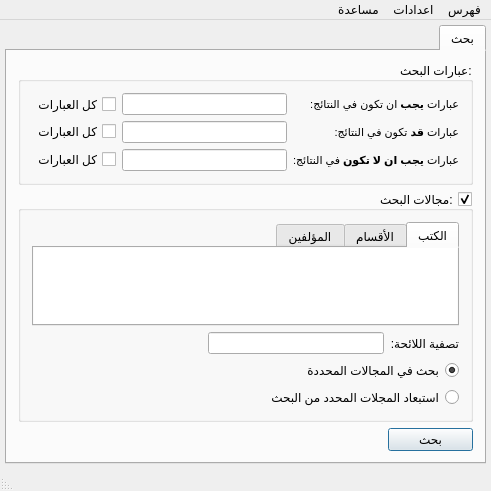
<?xml version="1.0" encoding="UTF-8"?>
<ui version="4.0">
 <class>MainWindow</class>
 <widget class="QMainWindow" name="MainWindow">
  <property name="geometry">
   <rect>
    <x>0</x>
    <y>0</y>
    <width>491</width>
    <height>491</height>
   </rect>
  </property>
  <property name="windowTitle">
   <string>MainWindow</string>
  </property>
  <property name="windowIcon">
   <iconset resource="resources.qrc">
    <normaloff>:/bin/data/images/find.png</normaloff>:/bin/data/images/find.png</iconset>
  </property>
  <property name="layoutDirection">
   <enum>Qt::RightToLeft</enum>
  </property>
  <property name="locale">
   <locale language="Arabic" country="SaudiArabia"/>
  </property>
  <widget class="QWidget" name="centralWidget">
   <layout class="QHBoxLayout" name="horizontalLayout_2">
    <property name="spacing">
     <number>5</number>
    </property>
    <property name="margin">
     <number>5</number>
    </property>
    <item>
     <widget class="QTabWidget" name="tabWidget">
      <property name="autoFillBackground">
       <bool>true</bool>
      </property>
      <property name="currentIndex">
       <number>0</number>
      </property>
      <property name="iconSize">
       <size>
        <width>22</width>
        <height>16</height>
       </size>
      </property>
      <widget class="QWidget" name="searchTab">
       <attribute name="icon">
        <iconset resource="resources.qrc">
         <normaloff>:/bin/data/images/find.png</normaloff>:/bin/data/images/find.png</iconset>
       </attribute>
       <attribute name="title">
        <string>بحث</string>
       </attribute>
       <layout class="QVBoxLayout" name="verticalLayout_3">
        <item>
         <widget class="QGroupBox" name="groupBox">
          <property name="title">
           <string>عبارات البحث:</string>
          </property>
          <layout class="QVBoxLayout" name="verticalLayout_2">
           <item>
            <layout class="QGridLayout" name="gridLayout">
             <item row="0" column="0">
              <widget class="QLabel" name="label">
               <property name="text">
                <string>&lt;!DOCTYPE HTML PUBLIC &quot;-//W3C//DTD HTML 4.0//EN&quot; &quot;http://www.w3.org/TR/REC-html40/strict.dtd&quot;&gt;
&lt;html&gt;&lt;head&gt;&lt;meta name=&quot;qrichtext&quot; content=&quot;1&quot; /&gt;&lt;style type=&quot;text/css&quot;&gt;
p, li { white-space: pre-wrap; }
&lt;/style&gt;&lt;/head&gt;&lt;body style=&quot; font-family:'MS Shell Dlg 2'; font-size:8.25pt; font-weight:400; font-style:normal;&quot;&gt;
&lt;p dir='rtl' style=&quot; margin-top:0px; margin-bottom:0px; margin-left:0px; margin-right:0px; -qt-block-indent:0; text-indent:0px;&quot;&gt;&lt;span style=&quot; font-size:8pt;&quot;&gt;عبارات &lt;/span&gt;&lt;span style=&quot; font-size:8pt; font-weight:600;&quot;&gt;يجب&lt;/span&gt;&lt;span style=&quot; font-size:8pt;&quot;&gt; ان تكون في النتائج:&lt;/span&gt;&lt;/p&gt;&lt;/body&gt;&lt;/html&gt;</string>
               </property>
              </widget>
             </item>
             <item row="0" column="2">
              <widget class="QCheckBox" name="checkQueryMust">
               <property name="sizePolicy">
                <sizepolicy hsizetype="Minimum" vsizetype="Preferred">
                 <horstretch>0</horstretch>
                 <verstretch>0</verstretch>
                </sizepolicy>
               </property>
               <property name="text">
                <string>كل العبارات</string>
               </property>
              </widget>
             </item>
             <item row="1" column="0">
              <widget class="QLabel" name="label_2">
               <property name="text">
                <string>&lt;!DOCTYPE HTML PUBLIC &quot;-//W3C//DTD HTML 4.0//EN&quot; &quot;http://www.w3.org/TR/REC-html40/strict.dtd&quot;&gt;
&lt;html&gt;&lt;head&gt;&lt;meta name=&quot;qrichtext&quot; content=&quot;1&quot; /&gt;&lt;style type=&quot;text/css&quot;&gt;
p, li { white-space: pre-wrap; }
&lt;/style&gt;&lt;/head&gt;&lt;body style=&quot; font-family:'MS Shell Dlg 2'; font-size:8.25pt; font-weight:400; font-style:normal;&quot;&gt;
&lt;p dir='rtl' style=&quot; margin-top:0px; margin-bottom:0px; margin-left:0px; margin-right:0px; -qt-block-indent:0; text-indent:0px;&quot;&gt;&lt;span style=&quot; font-size:8pt;&quot;&gt;عبارات &lt;/span&gt;&lt;span style=&quot; font-size:8pt; font-weight:600;&quot;&gt;قد&lt;/span&gt;&lt;span style=&quot; font-size:8pt;&quot;&gt; تكون في النتائج:&lt;/span&gt;&lt;/p&gt;&lt;/body&gt;&lt;/html&gt;</string>
               </property>
              </widget>
             </item>
             <item row="2" column="0">
              <widget class="QLabel" name="label_3">
               <property name="text">
                <string>&lt;!DOCTYPE HTML PUBLIC &quot;-//W3C//DTD HTML 4.0//EN&quot; &quot;http://www.w3.org/TR/REC-html40/strict.dtd&quot;&gt;
&lt;html&gt;&lt;head&gt;&lt;meta name=&quot;qrichtext&quot; content=&quot;1&quot; /&gt;&lt;style type=&quot;text/css&quot;&gt;
p, li { white-space: pre-wrap; }
&lt;/style&gt;&lt;/head&gt;&lt;body style=&quot; font-family:'MS Shell Dlg 2'; font-size:8.25pt; font-weight:400; font-style:normal;&quot;&gt;
&lt;p dir='rtl' style=&quot; margin-top:0px; margin-bottom:0px; margin-left:0px; margin-right:0px; -qt-block-indent:0; text-indent:0px;&quot;&gt;&lt;span style=&quot; font-size:8pt;&quot;&gt;عبارات&lt;/span&gt;&lt;span style=&quot; font-size:8pt; font-weight:600;&quot;&gt; يجب ان لا تكون&lt;/span&gt;&lt;span style=&quot; font-size:8pt;&quot;&gt; في النتائج:&lt;/span&gt;&lt;/p&gt;&lt;/body&gt;&lt;/html&gt;</string>
               </property>
              </widget>
             </item>
             <item row="2" column="1">
              <widget class="FancyLineEdit" name="lineQueryShouldNot">
               <property name="pixmap" stdset="0">
                <pixmap resource="resources.qrc">:/bin/data/images/clear.png</pixmap>
               </property>
              </widget>
             </item>
             <item row="2" column="2">
              <widget class="QCheckBox" name="checkQueryShouldNot">
               <property name="text">
                <string>كل العبارات</string>
               </property>
              </widget>
             </item>
             <item row="0" column="1">
              <widget class="FancyLineEdit" name="lineQueryMust">
               <property name="sizePolicy">
                <sizepolicy hsizetype="Preferred" vsizetype="Minimum">
                 <horstretch>0</horstretch>
                 <verstretch>0</verstretch>
                </sizepolicy>
               </property>
               <property name="pixmap" stdset="0">
                <pixmap resource="resources.qrc">:/bin/data/images/clear.png</pixmap>
               </property>
               <property name="extraPadding" stdset="0">
                <bool>false</bool>
               </property>
              </widget>
             </item>
             <item row="1" column="2">
              <widget class="QCheckBox" name="checkQueryShould">
               <property name="text">
                <string>كل العبارات</string>
               </property>
              </widget>
             </item>
             <item row="1" column="1">
              <widget class="FancyLineEdit" name="lineQueryShould">
               <property name="pixmap" stdset="0">
                <pixmap resource="resources.qrc">:/bin/data/images/clear.png</pixmap>
               </property>
              </widget>
             </item>
            </layout>
           </item>
          </layout>
         </widget>
        </item>
        <item>
         <widget class="QGroupBox" name="groupBoxFilter">
          <property name="title">
           <string>مجالات البحث:</string>
          </property>
          <property name="checkable">
           <bool>true</bool>
          </property>
          <property name="checked">
           <bool>true</bool>
          </property>
          <layout class="QVBoxLayout" name="verticalLayout">
           <item>
            <widget class="QTabWidget" name="tabWidgetFilter">
             <property name="tabShape">
              <enum>QTabWidget::Rounded</enum>
             </property>
             <property name="currentIndex">
              <number>0</number>
             </property>
             <widget class="QWidget" name="tab">
              <attribute name="title">
               <string>الكتب</string>
              </attribute>
              <layout class="QVBoxLayout" name="verticalLayout_4">
               <property name="spacing">
                <number>0</number>
               </property>
               <property name="margin">
                <number>0</number>
               </property>
               <item>
                <widget class="QTreeView" name="treeViewBooks">
                 <property name="frameShape">
                  <enum>QFrame::NoFrame</enum>
                 </property>
                 <property name="editTriggers">
                  <set>QAbstractItemView::NoEditTriggers</set>
                 </property>
                 <property name="rootIsDecorated">
                  <bool>false</bool>
                 </property>
                 <property name="headerHidden">
                  <bool>true</bool>
                 </property>
                </widget>
               </item>
              </layout>
             </widget>
             <widget class="QWidget" name="tab_2">
              <attribute name="title">
               <string>الأقسام</string>
              </attribute>
              <layout class="QVBoxLayout" name="verticalLayout_5">
               <property name="margin">
                <number>0</number>
               </property>
               <item>
                <widget class="QTreeView" name="treeViewCats">
                 <property name="frameShape">
                  <enum>QFrame::NoFrame</enum>
                 </property>
                 <property name="editTriggers">
                  <set>QAbstractItemView::NoEditTriggers</set>
                 </property>
                 <property name="rootIsDecorated">
                  <bool>false</bool>
                 </property>
                 <property name="headerHidden">
                  <bool>true</bool>
                 </property>
                </widget>
               </item>
              </layout>
             </widget>
             <widget class="QWidget" name="tab_3">
              <attribute name="title">
               <string>المؤلفين</string>
              </attribute>
              <layout class="QVBoxLayout" name="verticalLayout_6">
               <property name="spacing">
                <number>0</number>
               </property>
               <property name="margin">
                <number>0</number>
               </property>
               <item>
                <widget class="QTreeView" name="treeViewAuthors">
                 <property name="frameShape">
                  <enum>QFrame::NoFrame</enum>
                 </property>
                 <property name="editTriggers">
                  <set>QAbstractItemView::NoEditTriggers</set>
                 </property>
                 <property name="rootIsDecorated">
                  <bool>false</bool>
                 </property>
                 <property name="headerHidden">
                  <bool>true</bool>
                 </property>
                </widget>
               </item>
              </layout>
             </widget>
            </widget>
           </item>
           <item>
            <layout class="QHBoxLayout" name="horizontalLayout">
             <item>
              <widget class="QLabel" name="label_4">
               <property name="text">
                <string>تصفية اللائحة:</string>
               </property>
              </widget>
             </item>
             <item>
              <widget class="FancyLineEdit" name="lineFilter">
               <property name="pixmap" stdset="0">
                <pixmap resource="resources.qrc">:/bin/data/images/magnifier.png</pixmap>
               </property>
               <property name="extraPadding" stdset="0">
                <bool>true</bool>
               </property>
              </widget>
             </item>
             <item>
              <spacer name="horizontalSpacer">
               <property name="orientation">
                <enum>Qt::Horizontal</enum>
               </property>
               <property name="sizeHint" stdset="0">
                <size>
                 <width>40</width>
                 <height>20</height>
                </size>
               </property>
              </spacer>
             </item>
            </layout>
           </item>
           <item>
            <widget class="QRadioButton" name="radioRequired">
             <property name="text">
              <string>بحث في المجالات المحددة</string>
             </property>
             <property name="checked">
              <bool>true</bool>
             </property>
            </widget>
           </item>
           <item>
            <widget class="QRadioButton" name="radioProhibited">
             <property name="text">
              <string>استبعاد المجلات المحدد من البحث</string>
             </property>
            </widget>
           </item>
          </layout>
         </widget>
        </item>
        <item>
         <widget class="QPushButton" name="pushSearch">
          <property name="sizePolicy">
           <sizepolicy hsizetype="Minimum" vsizetype="Minimum">
            <horstretch>0</horstretch>
            <verstretch>0</verstretch>
           </sizepolicy>
          </property>
          <property name="maximumSize">
           <size>
            <width>85</width>
            <height>27</height>
           </size>
          </property>
          <property name="text">
           <string>بحث</string>
          </property>
          <property name="default">
           <bool>true</bool>
          </property>
         </widget>
        </item>
       </layout>
      </widget>
     </widget>
    </item>
   </layout>
  </widget>
  <widget class="QStatusBar" name="statusBar"/>
  <widget class="QMenuBar" name="menuBar">
   <property name="geometry">
    <rect>
     <x>0</x>
     <y>0</y>
     <width>491</width>
     <height>20</height>
    </rect>
   </property>
   <widget class="QMenu" name="menu">
    <property name="title">
     <string>فهرس</string>
    </property>
    <widget class="QMenu" name="menuIndexesList">
     <property name="title">
      <string>اختيار فهرس</string>
     </property>
    </widget>
    <addaction name="actionNewIndex"/>
    <addaction name="actionEditIndexes"/>
    <addaction name="menuIndexesList"/>
    <addaction name="actionIndexInfo"/>
   </widget>
   <widget class="QMenu" name="menu_2">
    <property name="title">
     <string>اعدادات</string>
    </property>
    <addaction name="actionSearchSettings"/>
   </widget>
   <widget class="QMenu" name="menu_3">
    <property name="title">
     <string>مساعدة</string>
    </property>
    <addaction name="actionLogDialog"/>
    <addaction name="separator"/>
    <addaction name="actionAbout"/>
   </widget>
   <addaction name="menu"/>
   <addaction name="menu_2"/>
   <addaction name="menu_3"/>
  </widget>
  <action name="actionNewIndex">
   <property name="text">
    <string>انشاء فهرس...</string>
   </property>
  </action>
  <action name="actionIndexInfo">
   <property name="text">
    <string>معلومات حول الفهرس</string>
   </property>
  </action>
  <action name="actionSearchSettings">
   <property name="text">
    <string>اعدادات البحث...</string>
   </property>
  </action>
  <action name="actionEditIndexes">
   <property name="text">
    <string>تعديل الفهارس...</string>
   </property>
  </action>
  <action name="actionAbout">
   <property name="text">
    <string>حول البر نامج</string>
   </property>
  </action>
  <action name="actionLogDialog">
   <property name="text">
    <string>نافذة الاخطاء</string>
   </property>
  </action>
 </widget>
 <layoutdefault spacing="6" margin="11"/>
 <customwidgets>
  <customwidget>
   <class>FancyLineEdit</class>
   <extends>QLineEdit</extends>
   <header>fancylineedit.h</header>
  </customwidget>
 </customwidgets>
 <tabstops>
  <tabstop>tabWidget</tabstop>
  <tabstop>lineQueryMust</tabstop>
  <tabstop>checkQueryMust</tabstop>
  <tabstop>lineQueryShould</tabstop>
  <tabstop>checkQueryShould</tabstop>
  <tabstop>lineQueryShouldNot</tabstop>
  <tabstop>checkQueryShouldNot</tabstop>
  <tabstop>groupBoxFilter</tabstop>
  <tabstop>tabWidgetFilter</tabstop>
  <tabstop>treeViewBooks</tabstop>
  <tabstop>radioRequired</tabstop>
  <tabstop>radioProhibited</tabstop>
  <tabstop>pushSearch</tabstop>
  <tabstop>treeViewCats</tabstop>
  <tabstop>treeViewAuthors</tabstop>
 </tabstops>
 <resources>
  <include location="resources.qrc"/>
 </resources>
 <connections/>
</ui>
